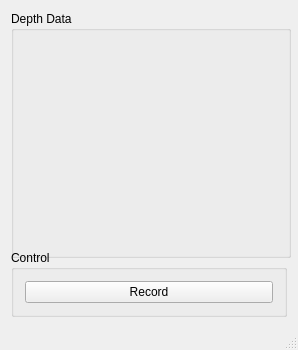
<?xml version="1.0" encoding="UTF-8"?>
<ui version="4.0">
 <class>MainWindow</class>
 <widget class="QMainWindow" name="MainWindow">
  <property name="geometry">
   <rect>
    <x>0</x>
    <y>0</y>
    <width>298</width>
    <height>350</height>
   </rect>
  </property>
  <property name="sizePolicy">
   <sizepolicy hsizetype="Fixed" vsizetype="Fixed">
    <horstretch>0</horstretch>
    <verstretch>0</verstretch>
   </sizepolicy>
  </property>
  <property name="minimumSize">
   <size>
    <width>298</width>
    <height>350</height>
   </size>
  </property>
  <property name="maximumSize">
   <size>
    <width>298</width>
    <height>350</height>
   </size>
  </property>
  <property name="windowTitle">
   <string>KinectRecorder</string>
  </property>
  <widget class="QWidget" name="centralWidget">
   <layout class="QGridLayout" name="gridLayout">
    <item row="0" column="0">
     <widget class="QGroupBox" name="groupBox">
      <property name="sizePolicy">
       <sizepolicy hsizetype="Fixed" vsizetype="Fixed">
        <horstretch>0</horstretch>
        <verstretch>0</verstretch>
       </sizepolicy>
      </property>
      <property name="minimumSize">
       <size>
        <width>280</width>
        <height>247</height>
       </size>
      </property>
      <property name="title">
       <string>Depth Data</string>
      </property>
      <layout class="QVBoxLayout" name="verticalLayout">
       <item>
        <widget class="QLabel" name="labelDepth">
         <property name="sizePolicy">
          <sizepolicy hsizetype="Fixed" vsizetype="Fixed">
           <horstretch>0</horstretch>
           <verstretch>0</verstretch>
          </sizepolicy>
         </property>
         <property name="minimumSize">
          <size>
           <width>260</width>
           <height>215</height>
          </size>
         </property>
         <property name="maximumSize">
          <size>
           <width>260</width>
           <height>215</height>
          </size>
         </property>
         <property name="text">
          <string/>
         </property>
        </widget>
       </item>
      </layout>
     </widget>
    </item>
    <item row="1" column="0">
     <widget class="QGroupBox" name="groupBox_3">
      <property name="title">
       <string>Control</string>
      </property>
      <layout class="QGridLayout" name="gridLayout_2">
       <item row="0" column="0">
        <widget class="QPushButton" name="buttonRec">
         <property name="text">
          <string>Record</string>
         </property>
        </widget>
       </item>
      </layout>
     </widget>
    </item>
   </layout>
  </widget>
  <widget class="QStatusBar" name="statusBar"/>
 </widget>
 <layoutdefault spacing="6" margin="11"/>
 <resources/>
 <connections/>
</ui>
